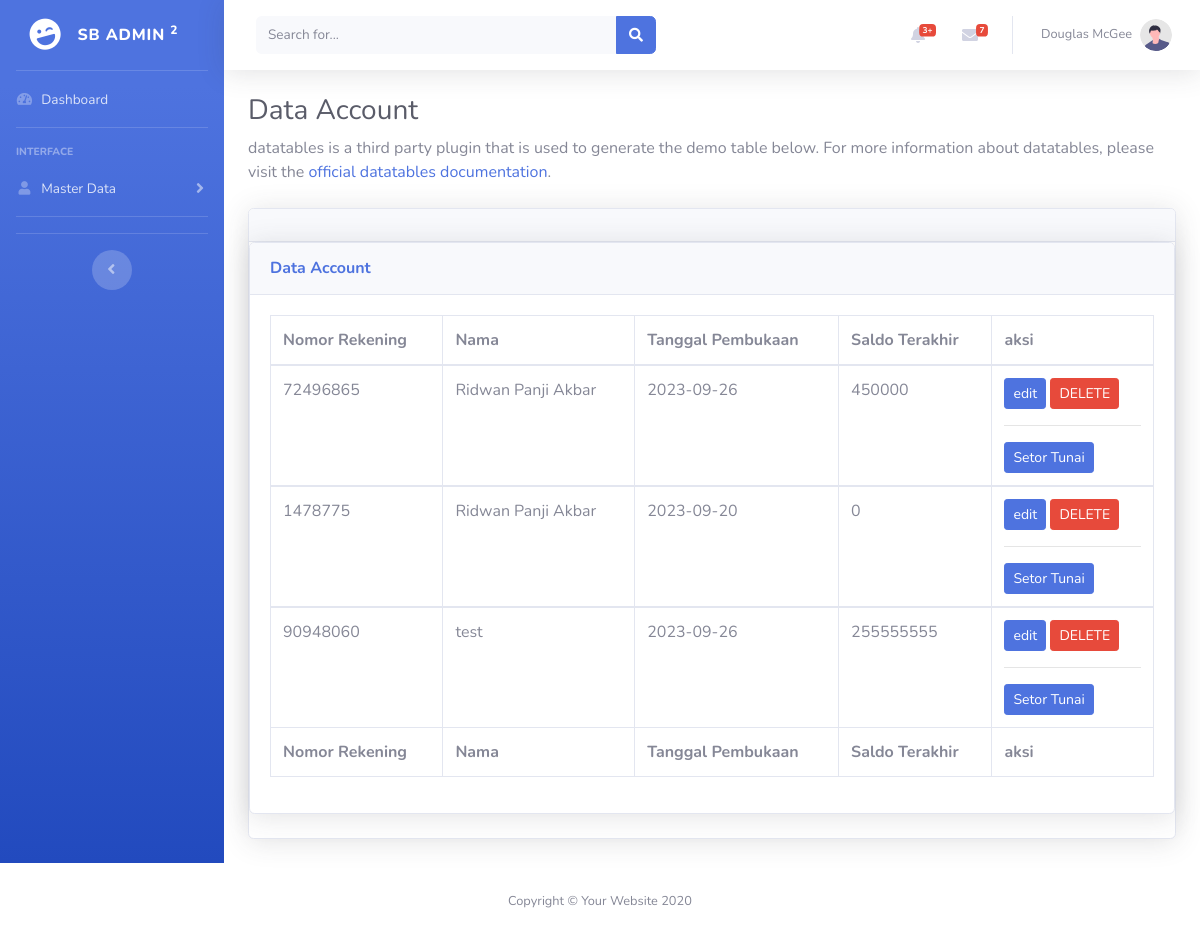
/index.php/dashboard/dataAcc, run on the app's committed database.
### tables this page shows
CREATE TABLE `account` (
  `id` int(11) NOT NULL,
  `nomor_rekening` int(16) NOT NULL,
  `nama_acc` varchar(32) NOT NULL,
  `nomor_cif` int(16) NOT NULL,
  `tgl_pembukaan` date NOT NULL,
  `tgl_penutupan` date NOT NULL,
  `saldo_terakhir` int(255) NOT NULL
);

### application/controllers/dashboard.php (called while the page is built, shortened)
<?php
class dashboard extends CI_Controller {
	public function __construct() {
		$this->load->library('form_validation');
		$this->load->model('select');
    }
	public function dataAcc(){
        $data['acc']=$this->select->selectdataacc();
		$this->load->view('templates/header');
		$this->load->view('templates/menu');
		$this->load->view('home/dataAcc',$data);
		$this->load->view('templates/footer');
	}
}

### index.php (called while the page is built, shortened)
<?php
require_once BASEPATH.'core/CodeIgniter.php';

### application/models/select.php (called while the page is built, shortened)
<?php
   class Select extends CI_Model
   {
      public function selectdataacc()
      {
         $query = $this->db->get('account');
         return $query;
      }
}
?>

### application/views/home/dataAcc.php (the view, shortened to what this page needs)
        <div id="content">
            <nav class="navbar navbar-expand navbar-light bg-white topbar mb-4 static-top shadow">
                <form
                    class="d-none d-sm-inline-block form-inline mr-auto ml-md-3 my-2 my-md-0 mw-100 navbar-search">
                    <div class="input-group">
                        <input type="text" class="form-control bg-light border-0 small" placeholder="Search for..."
                            aria-label="Search" aria-describedby="basic-addon2">
                        <div class="input-group-append">
                            <button class="btn btn-primary" type="button">
                                <i class="fas fa-search fa-sm"></i>
                            </button>
                        </div>
                    </div>
                </form>
                <ul class="navbar-nav ml-auto">
                    <li class="nav-item dropdown no-arrow mx-1">
                        <a class="nav-link dropdown-toggle" href="#" id="alertsDropdown" role="button"
                            data-toggle="dropdown" aria-haspopup="true" aria-expanded="false">
                            <i class="fas fa-bell fa-fw"></i>
                            <span class="badge badge-danger badge-counter">3+</span>
                        </a>
                    </li>
                    <li class="nav-item dropdown no-arrow mx-1">
                        <a class="nav-link dropdown-toggle" href="#" id="messagesDropdown" role="button"
                            data-toggle="dropdown" aria-haspopup="true" aria-expanded="false">
                            <i class="fas fa-envelope fa-fw"></i>
                            <span class="badge badge-danger badge-counter">7</span>
                        </a>
                    </li>
                    <li class="nav-item dropdown no-arrow">
                        <a class="nav-link dropdown-toggle" href="#" id="userDropdown" role="button"
                            data-toggle="dropdown" aria-haspopup="true" aria-expanded="false">
                            <span class="mr-2 d-none d-lg-inline text-gray-600 small">Douglas McGee</span>
                            <img class="img-profile rounded-circle"
                                src="img/undraw_profile.svg">
                        </a>
                    </li>
                </ul>
            </nav>
            <div class="container-fluid">
                <h1 class="h3 mb-2 text-gray-800">Data Account</h1>
                <p class="mb-4">datatables is a third party plugin that is used to generate the demo table below.
                    For more information about datatables, please visit the <a target="_blank"
                        href="https://datatables.net">official datatables documentation</a>.</p>
                <div class="card shadow mb-4">
                    <div class="card-header py-3">
                </div>
                <div class="card shadow mb-4">
                    <div class="card-header py-3">
                        <h6 class="m-0 font-weight-bold text-primary">Data Account</h6>
                    </div>
                    <div class="card-body">
                        <div class="table-responsive">
                            <table class="table table-bordered" id="dataTable" width="100%" cellspacing="0">
                                <thead>
                                    <tr>
                                        <th>Nomor Rekening</th>
                                        <th>Nama</th>
                                        <th>Tanggal Pembukaan</th>
                                        <th>Saldo Terakhir</th>
                                        <th>aksi</th>
                                    </tr>
                                </thead>
                                <tfoot>
                                    <tr>
                                        <th>Nomor Rekening</th>
                                        <th>Nama</th>
                                        <th>Tanggal Pembukaan</th>
                                        <th>Saldo Terakhir</th>
                                        <th>aksi</th>
                                    </tr>
                                </tfoot>
                                <?php
                                     foreach ($acc->result() as $row){
                                ?><tbody>
                                    <tr>
                                        <td><?php echo $row->nomor_rekening;?></td>
                                        <td><?php echo $row->nama_acc;?></td>
                                        <td><?php echo $row->tgl_pembukaan;?></td>
                                        <td><?php echo $row->saldo_terakhir;?></td>
                                        <td>
                                            <a href="<?php echo site_url('dashboard/editAcc/'). $row->nomor_rekening?>" class="btn btn-sm btn-primary">edit</a>
                                            <a href="<?php echo site_url('dashboard/hapusRekening/'). $row->nomor_cif ?>" class="btn btn-sm btn-danger" onclick="return confirm('Apakah Anda Yakin DATA Akan Di Hapus?')">DELETE</a>
                                            <hr>
                                            <a href="<?php echo site_url('dashboard/setorTunai/'). $row->nomor_cif?>" class="btn btn-sm btn-primary">Setor Tunai</a></td>
                                    </tr>
                                </tbody><?php } ?>
                            </table>
                        </div>
                    </div>
                </div>
            </div>
        </div>
    </div>
</div>

### data on the page
account: nomor_rekening "72496865", nama_acc "Ridwan Panji Akbar", tgl_pembukaan "2023-09-26", saldo_terakhir "450000"
account: nomor_rekening "1478775", nama_acc "Ridwan Panji Akbar", tgl_pembukaan "2023-09-20", saldo_terakhir "0"
account: nomor_rekening "90948060", nama_acc "test", tgl_pembukaan "2023-09-26", saldo_terakhir "255555555"
